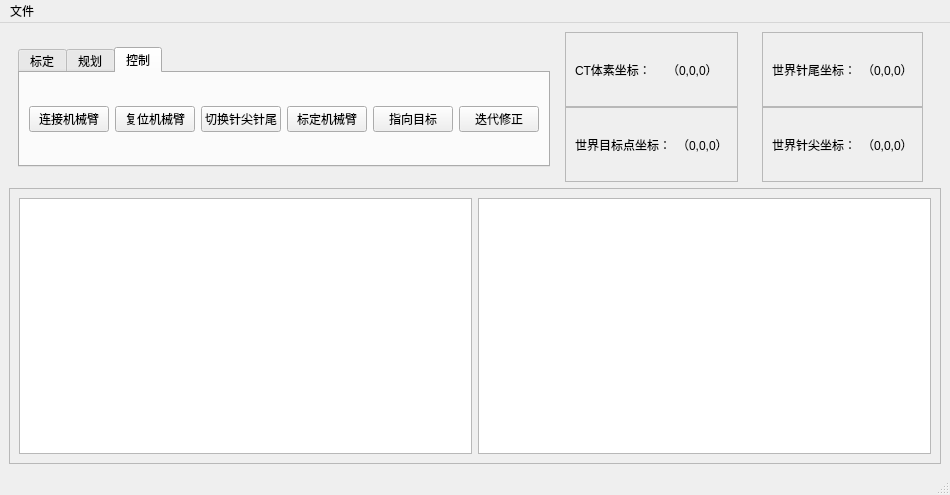
<?xml version="1.0" encoding="UTF-8"?>
<ui version="4.0">
 <class>MainWindow</class>
 <widget class="QMainWindow" name="MainWindow">
  <property name="geometry">
   <rect>
    <x>0</x>
    <y>0</y>
    <width>900</width>
    <height>495</height>
   </rect>
  </property>
  <property name="windowTitle">
   <string>MainWindow</string>
  </property>
  <widget class="QWidget" name="centralwidget">
   <layout class="QVBoxLayout" name="verticalLayout_3">
    <item>
     <widget class="QWidget" name="widget_3" native="true">
      <property name="sizePolicy">
       <sizepolicy hsizetype="Preferred" vsizetype="Preferred">
        <horstretch>0</horstretch>
        <verstretch>0</verstretch>
       </sizepolicy>
      </property>
      <property name="maximumSize">
       <size>
        <width>16777215</width>
        <height>150</height>
       </size>
      </property>
      <layout class="QHBoxLayout" name="horizontalLayout_7">
       <property name="topMargin">
        <number>0</number>
       </property>
       <property name="bottomMargin">
        <number>0</number>
       </property>
       <item>
        <widget class="QTabWidget" name="tabWidget">
         <property name="maximumSize">
          <size>
           <width>16777215</width>
           <height>120</height>
          </size>
         </property>
         <property name="currentIndex">
          <number>2</number>
         </property>
         <widget class="QWidget" name="tab_3">
          <attribute name="title">
           <string>标定</string>
          </attribute>
          <layout class="QHBoxLayout" name="horizontalLayout_8">
           <item>
            <widget class="QPushButton" name="cali_ct2cam_btn">
             <property name="text">
              <string>标定体素到相机</string>
             </property>
            </widget>
           </item>
          </layout>
         </widget>
         <widget class="QWidget" name="tab">
          <attribute name="title">
           <string>规划</string>
          </attribute>
          <layout class="QVBoxLayout" name="verticalLayout_2">
           <property name="leftMargin">
            <number>0</number>
           </property>
           <property name="topMargin">
            <number>0</number>
           </property>
           <property name="rightMargin">
            <number>0</number>
           </property>
           <property name="bottomMargin">
            <number>0</number>
           </property>
           <item>
            <widget class="QFrame" name="frame_btn">
             <property name="sizePolicy">
              <sizepolicy hsizetype="Preferred" vsizetype="Fixed">
               <horstretch>0</horstretch>
               <verstretch>0</verstretch>
              </sizepolicy>
             </property>
             <property name="frameShape">
              <enum>QFrame::StyledPanel</enum>
             </property>
             <property name="frameShadow">
              <enum>QFrame::Raised</enum>
             </property>
             <layout class="QHBoxLayout" name="horizontalLayout">
              <property name="leftMargin">
               <number>0</number>
              </property>
              <property name="topMargin">
               <number>0</number>
              </property>
              <property name="rightMargin">
               <number>0</number>
              </property>
              <property name="bottomMargin">
               <number>0</number>
              </property>
              <item>
               <widget class="QPushButton" name="start_gui_btn">
                <property name="text">
                 <string>开始规划</string>
                </property>
               </widget>
              </item>
              <item>
               <widget class="QPushButton" name="finish_gui_btn">
                <property name="text">
                 <string>完成规划</string>
                </property>
               </widget>
              </item>
              <item>
               <widget class="QPushButton" name="cancel_gui_btn">
                <property name="text">
                 <string>取消规划</string>
                </property>
               </widget>
              </item>
              <item>
               <spacer name="horizontalSpacer_3">
                <property name="orientation">
                 <enum>Qt::Horizontal</enum>
                </property>
                <property name="sizeHint" stdset="0">
                 <size>
                  <width>40</width>
                  <height>20</height>
                 </size>
                </property>
               </spacer>
              </item>
              <item>
               <widget class="QWidget" name="widget" native="true">
                <layout class="QGridLayout" name="gridLayout">
                 <item row="1" column="0">
                  <widget class="QLabel" name="label_3">
                   <property name="text">
                    <string>侧视图:</string>
                   </property>
                  </widget>
                 </item>
                 <item row="1" column="1">
                  <widget class="QLabel" name="side_uv_label">
                   <property name="text">
                    <string>(0,0)</string>
                   </property>
                  </widget>
                 </item>
                 <item row="0" column="0">
                  <widget class="QLabel" name="label_2">
                   <property name="text">
                    <string>正视图:</string>
                   </property>
                  </widget>
                 </item>
                 <item row="0" column="1">
                  <widget class="QLabel" name="front_uv_label">
                   <property name="text">
                    <string>(0,0)</string>
                   </property>
                  </widget>
                 </item>
                </layout>
               </widget>
              </item>
              <item>
               <spacer name="horizontalSpacer_4">
                <property name="orientation">
                 <enum>Qt::Horizontal</enum>
                </property>
                <property name="sizeHint" stdset="0">
                 <size>
                  <width>40</width>
                  <height>20</height>
                 </size>
                </property>
               </spacer>
              </item>
             </layout>
            </widget>
           </item>
          </layout>
         </widget>
         <widget class="QWidget" name="tab_2">
          <attribute name="title">
           <string>控制</string>
          </attribute>
          <layout class="QHBoxLayout" name="horizontalLayout_9">
           <item>
            <spacer name="horizontalSpacer_14">
             <property name="orientation">
              <enum>Qt::Horizontal</enum>
             </property>
             <property name="sizeHint" stdset="0">
              <size>
               <width>40</width>
               <height>20</height>
              </size>
             </property>
            </spacer>
           </item>
           <item>
            <widget class="QPushButton" name="connect_arm_btn">
             <property name="text">
              <string>连接机械臂</string>
             </property>
            </widget>
           </item>
           <item>
            <widget class="QPushButton" name="reset_arm_btn">
             <property name="text">
              <string>复位机械臂</string>
             </property>
            </widget>
           </item>
           <item>
            <widget class="QPushButton" name="toggle_pin_pos_order_btn">
             <property name="text">
              <string>切换针尖针尾</string>
             </property>
            </widget>
           </item>
           <item>
            <widget class="QPushButton" name="cali_arm_btn">
             <property name="text">
              <string>标定机械臂</string>
             </property>
            </widget>
           </item>
           <item>
            <widget class="QPushButton" name="control_to_aim">
             <property name="text">
              <string>指向目标</string>
             </property>
            </widget>
           </item>
           <item>
            <widget class="QPushButton" name="fix_error_btn">
             <property name="text">
              <string>迭代修正</string>
             </property>
            </widget>
           </item>
           <item>
            <spacer name="horizontalSpacer_15">
             <property name="orientation">
              <enum>Qt::Horizontal</enum>
             </property>
             <property name="sizeHint" stdset="0">
              <size>
               <width>40</width>
               <height>20</height>
              </size>
             </property>
            </spacer>
           </item>
          </layout>
         </widget>
        </widget>
       </item>
       <item>
        <spacer name="horizontalSpacer">
         <property name="orientation">
          <enum>Qt::Horizontal</enum>
         </property>
         <property name="sizeHint" stdset="0">
          <size>
           <width>40</width>
           <height>20</height>
          </size>
         </property>
        </spacer>
       </item>
       <item>
        <widget class="QWidget" name="widget_2" native="true">
         <layout class="QVBoxLayout" name="verticalLayout">
          <property name="spacing">
           <number>0</number>
          </property>
          <property name="topMargin">
           <number>0</number>
          </property>
          <property name="bottomMargin">
           <number>0</number>
          </property>
          <item>
           <widget class="QFrame" name="frame_2">
            <property name="frameShape">
             <enum>QFrame::StyledPanel</enum>
            </property>
            <property name="frameShadow">
             <enum>QFrame::Raised</enum>
            </property>
            <layout class="QHBoxLayout" name="horizontalLayout_3">
             <item>
              <widget class="QLabel" name="label_4">
               <property name="text">
                <string>CT体素坐标：</string>
               </property>
              </widget>
             </item>
             <item>
              <spacer name="horizontalSpacer_2">
               <property name="orientation">
                <enum>Qt::Horizontal</enum>
               </property>
               <property name="sizeHint" stdset="0">
                <size>
                 <width>40</width>
                 <height>20</height>
                </size>
               </property>
              </spacer>
             </item>
             <item>
              <widget class="QLabel" name="ct_pos_label">
               <property name="text">
                <string>（0,0,0）</string>
               </property>
              </widget>
             </item>
             <item>
              <spacer name="horizontalSpacer_8">
               <property name="orientation">
                <enum>Qt::Horizontal</enum>
               </property>
               <property name="sizeHint" stdset="0">
                <size>
                 <width>40</width>
                 <height>20</height>
                </size>
               </property>
              </spacer>
             </item>
            </layout>
           </widget>
          </item>
          <item>
           <widget class="QFrame" name="frame_3">
            <property name="frameShape">
             <enum>QFrame::StyledPanel</enum>
            </property>
            <property name="frameShadow">
             <enum>QFrame::Raised</enum>
            </property>
            <layout class="QHBoxLayout" name="horizontalLayout_4">
             <item>
              <widget class="QLabel" name="label_5">
               <property name="text">
                <string>世界目标点坐标：</string>
               </property>
              </widget>
             </item>
             <item>
              <spacer name="horizontalSpacer_6">
               <property name="orientation">
                <enum>Qt::Horizontal</enum>
               </property>
               <property name="sizeHint" stdset="0">
                <size>
                 <width>40</width>
                 <height>20</height>
                </size>
               </property>
              </spacer>
             </item>
             <item>
              <widget class="QLabel" name="world_aim_pos_label">
               <property name="text">
                <string>（0,0,0）</string>
               </property>
              </widget>
             </item>
             <item>
              <spacer name="horizontalSpacer_10">
               <property name="orientation">
                <enum>Qt::Horizontal</enum>
               </property>
               <property name="sizeHint" stdset="0">
                <size>
                 <width>40</width>
                 <height>20</height>
                </size>
               </property>
              </spacer>
             </item>
            </layout>
           </widget>
          </item>
         </layout>
        </widget>
       </item>
       <item>
        <widget class="QWidget" name="widget_4" native="true">
         <layout class="QVBoxLayout" name="verticalLayout_4">
          <property name="spacing">
           <number>0</number>
          </property>
          <property name="topMargin">
           <number>0</number>
          </property>
          <property name="bottomMargin">
           <number>0</number>
          </property>
          <item>
           <widget class="QFrame" name="frame_4">
            <property name="frameShape">
             <enum>QFrame::StyledPanel</enum>
            </property>
            <property name="frameShadow">
             <enum>QFrame::Raised</enum>
            </property>
            <layout class="QHBoxLayout" name="horizontalLayout_5">
             <item>
              <widget class="QLabel" name="label_6">
               <property name="text">
                <string>世界针尾坐标：</string>
               </property>
              </widget>
             </item>
             <item>
              <spacer name="horizontalSpacer_5">
               <property name="orientation">
                <enum>Qt::Horizontal</enum>
               </property>
               <property name="sizeHint" stdset="0">
                <size>
                 <width>40</width>
                 <height>20</height>
                </size>
               </property>
              </spacer>
             </item>
             <item>
              <widget class="QLabel" name="dire_cam_pos_label">
               <property name="text">
                <string>（0,0,0）</string>
               </property>
              </widget>
             </item>
             <item>
              <spacer name="horizontalSpacer_9">
               <property name="orientation">
                <enum>Qt::Horizontal</enum>
               </property>
               <property name="sizeHint" stdset="0">
                <size>
                 <width>40</width>
                 <height>20</height>
                </size>
               </property>
              </spacer>
             </item>
            </layout>
           </widget>
          </item>
          <item>
           <widget class="QFrame" name="frame_5">
            <property name="frameShape">
             <enum>QFrame::StyledPanel</enum>
            </property>
            <property name="frameShadow">
             <enum>QFrame::Raised</enum>
            </property>
            <layout class="QHBoxLayout" name="horizontalLayout_6">
             <item>
              <widget class="QLabel" name="label_7">
               <property name="text">
                <string>世界针尖坐标：</string>
               </property>
              </widget>
             </item>
             <item>
              <spacer name="horizontalSpacer_7">
               <property name="orientation">
                <enum>Qt::Horizontal</enum>
               </property>
               <property name="sizeHint" stdset="0">
                <size>
                 <width>40</width>
                 <height>20</height>
                </size>
               </property>
              </spacer>
             </item>
             <item>
              <widget class="QLabel" name="pin_cam_pos_label">
               <property name="text">
                <string>（0,0,0）</string>
               </property>
              </widget>
             </item>
             <item>
              <spacer name="horizontalSpacer_11">
               <property name="orientation">
                <enum>Qt::Horizontal</enum>
               </property>
               <property name="sizeHint" stdset="0">
                <size>
                 <width>40</width>
                 <height>20</height>
                </size>
               </property>
              </spacer>
             </item>
            </layout>
           </widget>
          </item>
         </layout>
        </widget>
       </item>
       <item>
        <spacer name="horizontalSpacer_12">
         <property name="orientation">
          <enum>Qt::Horizontal</enum>
         </property>
         <property name="sizeHint" stdset="0">
          <size>
           <width>40</width>
           <height>20</height>
          </size>
         </property>
        </spacer>
       </item>
      </layout>
     </widget>
    </item>
    <item>
     <widget class="QFrame" name="frame">
      <property name="sizePolicy">
       <sizepolicy hsizetype="Preferred" vsizetype="Expanding">
        <horstretch>0</horstretch>
        <verstretch>0</verstretch>
       </sizepolicy>
      </property>
      <property name="frameShape">
       <enum>QFrame::StyledPanel</enum>
      </property>
      <property name="frameShadow">
       <enum>QFrame::Raised</enum>
      </property>
      <layout class="QHBoxLayout" name="horizontalLayout_2">
       <item>
        <widget class="QGraphicsView" name="front_view">
         <property name="cursor" stdset="0">
          <cursorShape>CrossCursor</cursorShape>
         </property>
         <property name="verticalScrollBarPolicy">
          <enum>Qt::ScrollBarAlwaysOff</enum>
         </property>
         <property name="horizontalScrollBarPolicy">
          <enum>Qt::ScrollBarAlwaysOff</enum>
         </property>
        </widget>
       </item>
       <item>
        <widget class="QGraphicsView" name="side_view">
         <property name="cursor" stdset="0">
          <cursorShape>CrossCursor</cursorShape>
         </property>
         <property name="verticalScrollBarPolicy">
          <enum>Qt::ScrollBarAlwaysOff</enum>
         </property>
         <property name="horizontalScrollBarPolicy">
          <enum>Qt::ScrollBarAlwaysOff</enum>
         </property>
        </widget>
       </item>
      </layout>
     </widget>
    </item>
   </layout>
  </widget>
  <widget class="QMenuBar" name="menubar">
   <property name="geometry">
    <rect>
     <x>0</x>
     <y>0</y>
     <width>900</width>
     <height>22</height>
    </rect>
   </property>
   <widget class="QMenu" name="menu">
    <property name="title">
     <string>文件</string>
    </property>
    <addaction name="save_nav_pos_action"/>
    <addaction name="load_nav_pos_action"/>
   </widget>
   <addaction name="menu"/>
  </widget>
  <widget class="QStatusBar" name="statusbar"/>
  <action name="save_nav_pos_action">
   <property name="text">
    <string>保存规划路径</string>
   </property>
  </action>
  <action name="load_nav_pos_action">
   <property name="text">
    <string>导入规划路径</string>
   </property>
  </action>
  <action name="load_front_img_action">
   <property name="text">
    <string>导入正视图</string>
   </property>
  </action>
  <action name="load_side_img_action">
   <property name="text">
    <string>导入侧视图</string>
   </property>
  </action>
 </widget>
 <resources/>
 <connections/>
</ui>
